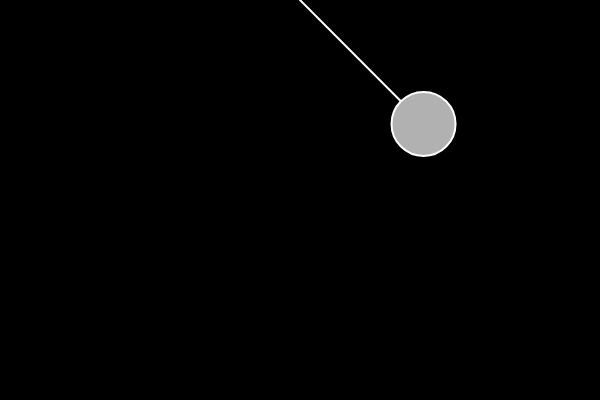
Frame 1 (no input)
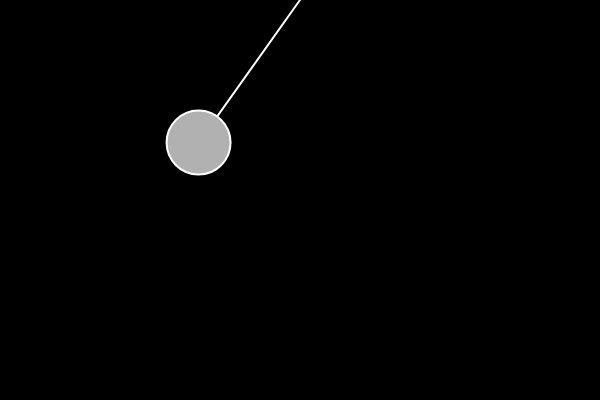
Frame 60 (no input)
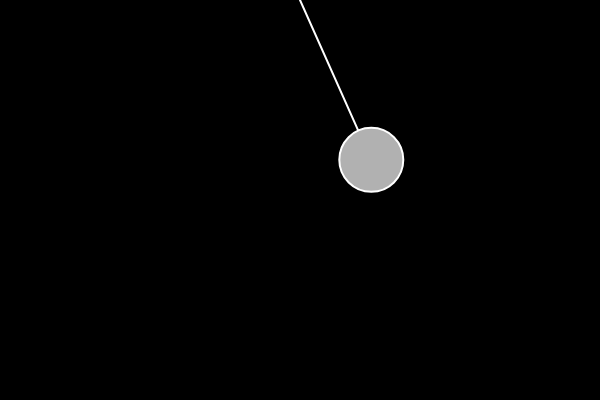
Frame 120 (the mouse pressed at the canvas centre since frame 60)

The p5.js sketch that drew these frames (run headless with seeded random() and noise() and a simulated clock; from frame 60 on, the mouse is pressed at the canvas centre):

// p5.js sketch
// ── sketch.js
let pendulum;

function setup() {
  createCanvas(600, 400);

  pendulum = new Pendulum(width/2, 0, 175);
}

function draw() {
  background(0);
  pendulum.update();
  pendulum.display();
}

// ── pendulum.js
class Pendulum {

    constructor(x, y, r){
        this.origin = createVector(x, y);
        this.position = createVector();
        this.r = r;
        this.angle = PI/4

        this.angleV = 0.0;
        this.angleA = 0.0;
        this.damping = 0.995;
        this.bobR = 64;
    }

    update() {
        let gravity = 0.4;
        this.angleA = (-1 * gravity / this.r) * sin(this.angle);
        this.angleV += this.angleA;
        this.angleV *= this.damping;
        this.angle += this.angleV;
    }

    display() {
        this.position.set(this.r * sin(this.angle), this.r * cos(this.angle), 0);
        this.position.add(this.origin);

        stroke(255);
        strokeWeight(2);
        line(this.origin.x, this.origin.y, this.position.x, this.position.y);
        ellipseMode(CENTER)
        fill(177);
        ellipse(this.position.x, this.position.y, this.bobR, this.bobR);
    }
}
